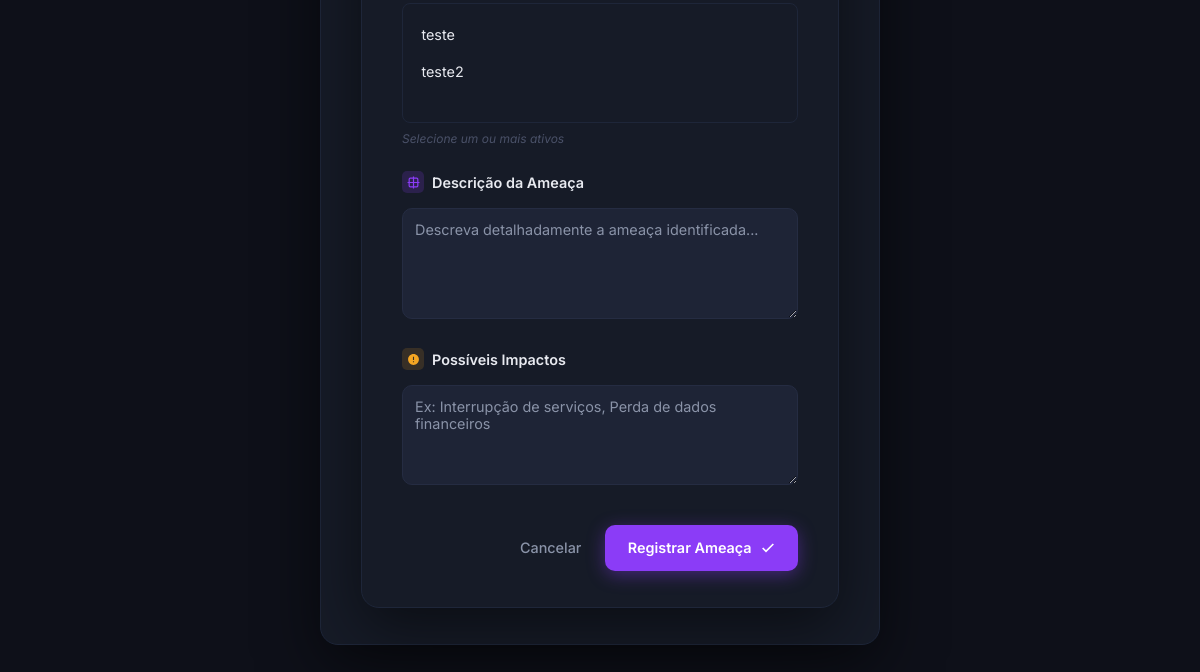
Page /deteccao_ameaca/ (signed in, lower part) on the earlier database version.
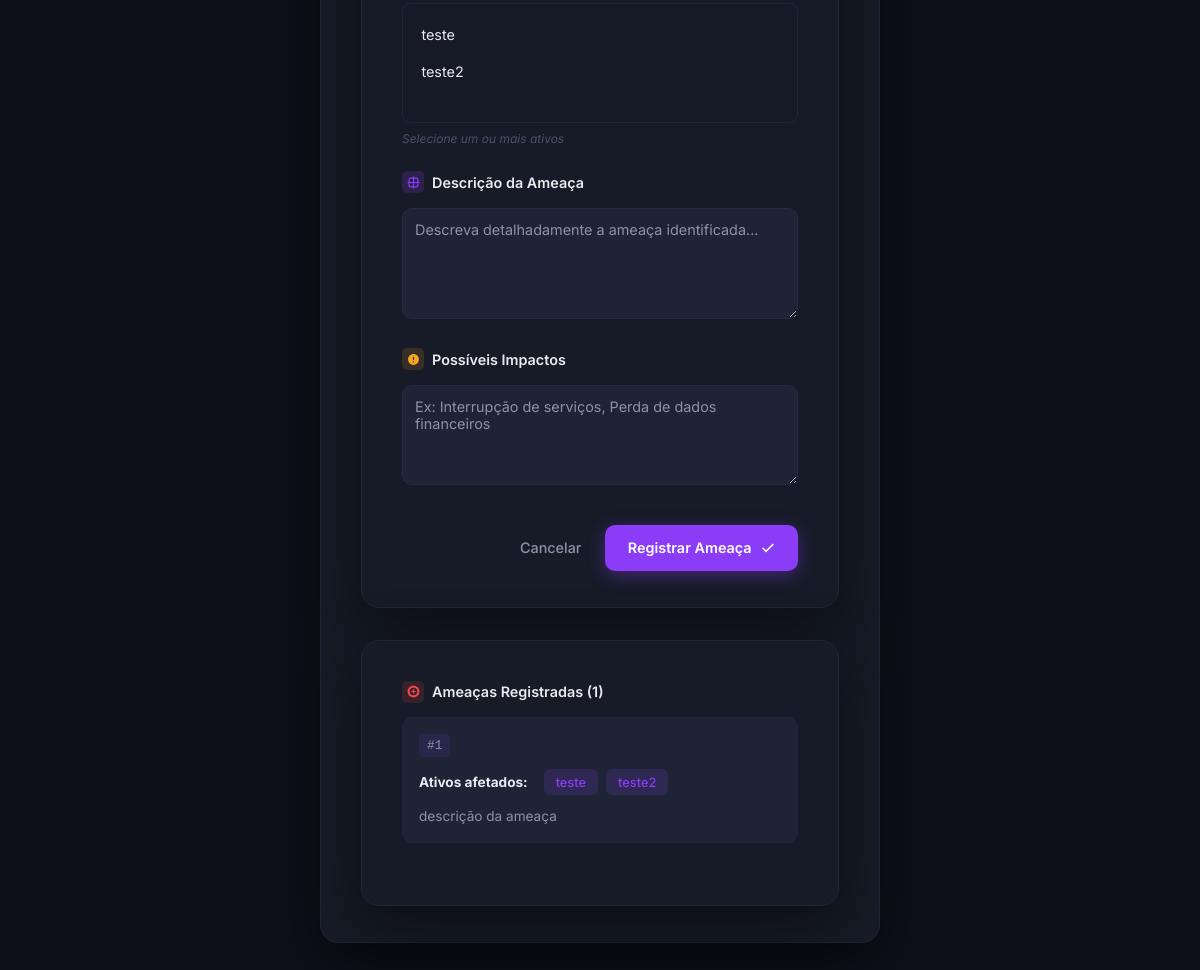
Same page on the later database version.
### ismsapp/models.py (models this page shows, shortened)
class Ameaca(models.Model):
    """The assets that this threat targets. A threat can affect multiple assets."""
    ativos = models.ManyToManyField(
        Ativo,
        related_name = "ameacas",
        help_text = "Os ativos que esta ameaça tem como alvo.",
    )
    """Detailed description of the threat scenario, including how it could be triggered and by whom. This should provide enough context to understand the nature of the threat and its potential impact on the asset."""
    descricao = models.TextField(
        help_text = "Descrição detalhada do cenário de ameaça, incluindo como ele poderia ser acionado e por quem.",
    )
    class Meta:
        verbose_name = "Ameaça"
        verbose_name_plural = "Ameaças"

class Ativo(models.Model):
    """Name/identifier of the asset (e.g., 'Servidor de Banco de Dados Prod-01')."""
    nome = models.CharField(
        max_length=255,
        default="Ativo",
        help_text="Nome único ou identificador do ativo (ex.: 'Servidor de Banco de Dados Prod-01').",
    )
    """Foreign key to the asset category that classifies this asset."""
    categoria = models.ForeignKey(
        CategoriaAtivo,
        on_delete=models.SET_NULL,
        null=True,
        related_name="ativos",
        help_text="Categoria que classifica este ativo.",
    )
    """Person or department responsible for this asset."""
    responsavel = models.CharField(
        max_length=200,
        default="Responsável",
        help_text="Nome ou departamento responsável por este ativo.",
    )
    """Detailed description of the asset's purpose and characteristics."""
    descricao = models.TextField(
        blank=True,
        help_text="Descrição detalhada da finalidade e características do ativo.",
    )
    """Interdependencies - other assets required for this asset to function."""
    interdependencias = models.ManyToManyField(
        'self',
        symmetrical=False,
        blank=True,
        related_name='dependentes',
        help_text="Ativos necessários para o funcionamento deste ativo.",
    )
    """Numeric score for the Confidentiality dimension, indicating how sensitive the asset's information is. Higher values mean greater damage if data is disclosed without authorization."""
    confidencialidade = models.PositiveSmallIntegerField(
        verbose_name = "Confidencialidade (C)",
        default = 0,
        help_text = (
            "Grau de sensibilidade das informações deste ativo. "
            "Uma pontuação mais alta indica maior prejuízo caso os dados sejam divulgados sem autorização."
        ),
    )
    """Numeric score for the Integrity dimension, indicating how critical it is that the asset's data remains accurate and unaltered. Higher values mean greater harm if data is modified or corrupted."""
    integridade = models.PositiveSmallIntegerField(
        verbose_name = "Integridade (I)",
        default = 0,
        help_text = (
            "Grau de criticalidade do dado deste ativo. "
            "Uma pontuação mais alta indica maior dano se os dados forem modificados ou corrompidos."
        ),
    )
    """Numeric score for the Availability dimension, indicating how important it is that the asset is accessible when needed. Higher values mean more severe impact if the asset becomes unavailable."""
    disponibilidade = models.PositiveSmallIntegerField(
        verbose_name = "Disponibilidade (D)",
        default = 0,
        help_text = (
            "Grau de importância do acesso a este ativo quando necessário. "
            "Uma pontuação mais alta indica impacto mais severo se o ativo se tornar indisponível."
        ),
    )
    """The Privacy dimension score, indicating how much the asset handles personal data subject to privacy regulations. Higher values mean greater exposure to privacy-related obligations and risks."""
    privacidade = models.PositiveSmallIntegerField(
        verbose_name = "Privacidade (P)",
        default = 0,
        help_text = (
            "O grau em que este ativo lida com dados pessoais sujeitos a regulamentações de privacidade. "
            "Uma pontuação mais alta indica maior exposição a obrigações e riscos relacionados à privacidade."
        ),
    )
    """Composite CIDP weight calculated from the four dimension scores previously defined. This value is used in risk scoring to reflect the overall criticality of the asset. Consider overriding the save() method or using a @property to automatically keep this value in sync whenever any of the individual dimension scores are updated."""
    peso_cidp = models.DecimalField(
        max_digits = 5,
        decimal_places = 2,
        default = 0,
        help_text = (
            "Peso composto CIDP calculado a partir das quatro pontuações de dimensão acima. "
        ),
    )
    class Meta:
        verbose_name = "Ativo"
        verbose_name_plural = "Ativos"
    def __str__(self):
        return f"{self.nome}"

### ismsapp/views.py (the view, shortened to what this page needs)
# urls.py: path("deteccao_ameaca/", views.DeteccaoAmeacaView.as_view(), name="deteccao_ameaca"),
class DeteccaoAmeacaView(View):
    form_class = AmeacaForm
    template_name = "ismsapp/deteccao_ameaca.html"
    def _check_permission(self, user):
        if not user.is_authenticated:
            return False
        user_profile = getattr(user, 'profile', None)
        if not user_profile:
            return False
        allowed_actors = [
            UserProfile.Actor.AUDITOR,
            UserProfile.Actor.ANALISTA
        ]
        return user_profile.actor_type in allowed_actors
    @method_decorator(login_required(login_url="login"))
    def get(self, request, *args, **kwargs):
        if not self._check_permission(request.user):
            messages.error(request, "Você não tem permissão para acessar esta página.")
            return redirect('dashboard')
        from .models import Ativo, Ameaca
        ativos = Ativo.objects.all()
        ameacas = Ameaca.objects.prefetch_related('ativos').all()
        contexto = {
            'form': self.form_class(),
            'ativos': ativos,
            'ameacas': ameacas,
        }
        return render(request, self.template_name, contexto)

### ismsapp/templates/ismsapp/deteccao_ameaca.html (shortened to what this page needs)
{% extends "ismsapp/base.html" %}
{% load static %}
{% block extra_css %}
<link href="{% static 'css/ismsapp/deteccao_ameaca.css' %}" rel="stylesheet">
{% endblock %}
{% block content %}
<div class="page">
  <div class="card">
  <div class="card">
    <form method="post" action="{% url 'deteccao_ameaca' %}" class="threat-form">
      <div class="section">
        <div class="assets-select-wrapper">
          {{ form.ativos }}
          <span class="select-info">Selecione um ou mais ativos</span>
        </div>
      </div>
      <div class="section">
        <div class="section-label">
          <span class="s-icon s-purple">
            <svg width="13" height="13" viewBox="0 0 24 24" fill="none" stroke="currentColor" stroke-width="2.2">
              <path d="M12 1v22M1 12h22"/>
              <rect x="4" y="4" width="16" height="16" rx="2"/>
            </svg>
          </span>
          Descrição da Ameaça
        </div>
        {{ form.descricao }}
      </div>
      <div class="section">
        <div class="section-label">
          <span class="s-icon s-amber">
            <svg width="13" height="13" viewBox="0 0 24 24" fill="currentColor">
              <path d="M12 2C6.48 2 2 6.48 2 12s4.48 10 10 10 10-4.48 10-10S17.52 2 12 2zm1 15h-2v-2h2v2zm0-4h-2V7h2v6z"/>
            </svg>
          </span>
          Possíveis Impactos
        </div>
        {{ form.impactos }}
      </div>
      <div class="actions">
        <a href="{% url 'dashboard' %}" class="btn-cancel">Cancelar</a>
        <button type="submit" class="btn-confirm">
          Registrar Ameaça
          <svg width="16" height="16" viewBox="0 0 24 24" fill="none" stroke="currentColor" stroke-width="2.5">
            <path d="M20 6L9 17l-5-5"/>
          </svg>
        </button>
      </div>
    </form>
  </div>
  {% if ameacas %}
    <div class="card threats-list-card">
      <div class="section">
        <div class="section-label">
          <span class="s-icon s-red">
            <svg width="13" height="13" viewBox="0 0 24 24" fill="none" stroke="currentColor" stroke-width="2.2">
              <path d="M12 2C6.48 2 2 6.48 2 12s4.48 10 10 10 10-4.48 10-10S17.52 2 12 2zm0 18c-4.41 0-8-3.59-8-8s3.59-8 8-8 8 3.59 8 8-3.59 8-8 8z"/>
              <line x1="12" y1="8" x2="12" y2="16"/>
              <line x1="8" y1="12" x2="16" y2="12"/>
            </svg>
          </span>
          Ameaças Registradas ({{ ameacas.count }})
        </div>
        <div class="threats-list">
          {% for ameaca in ameacas %}
            <div class="threat-item">
              <div class="threat-header">
                <span class="threat-id">#{{ ameaca.id }}</span>
              </div>
              <div class="threat-assets">
                <strong>Ativos afetados:</strong>
                {% for ativo in ameaca.ativos.all %}
                  <span class="asset-badge">{{ ativo.nome }}</span>
                {% empty %}
                  <span class="asset-badge empty">Nenhum ativo associado</span>
                {% endfor %}
              </div>
              <div class="threat-description">{{ ameaca.descricao|truncatewords:20 }}</div>
            </div>
          {% endfor %}
        </div>
      </div>
    </div>
  {% endif %}
</div>
{% endblock %}

Differences in the rows shown:
added Ameaca: id "1", descricao "descrição da ameaça"
now on this page (row unchanged): Ativo: nome "teste"
now on this page (row unchanged): Ativo: nome "teste2"
Other differences:
{{ ameacas.count }}: (not shown) → "1"
text now shown: "Ameaças Registradas ( )"
